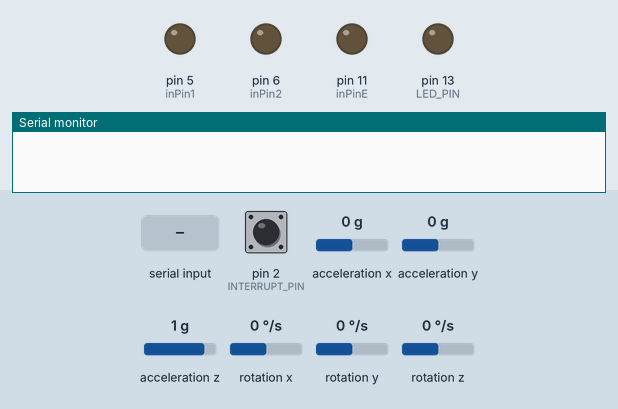
This sketch was run on a simulated Arduino Uno, built with avr-gcc and run on an emulated ATmega328P. Shown: output pins drawn as LEDs (lit = HIGH), the last lines printed to the serial monitor. The test bench sets the inputs (shaded band); at power-on: acceleration y 0 g, pin 2 (INTERRUPT_PIN) LOW, acceleration x 0 g, acceleration z 1 g, rotation x 0 °/s, rotation y 0 °/s, rotation z 0 °/s. The sensor or clock chip raises its interrupt line as the real part does.

Above: at 0.9 s.
1.0 s: "1\n" received over Serial
13.5 s: acceleration y set to -0.2 g
16.5 s: acceleration y set to 0.1 g
At 22.2 s:
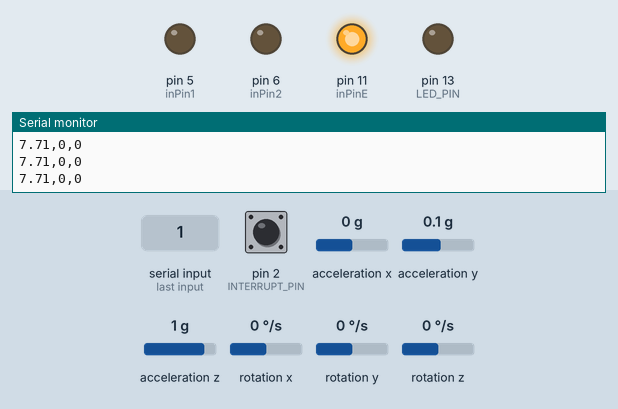
Timing chart, 0 to 23.0 s (numbered marks = the images above; inputs shaded):
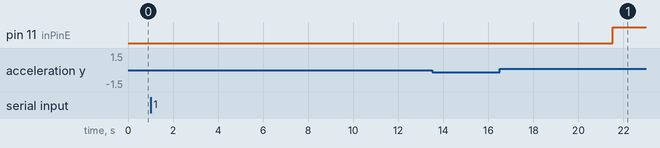

The sketch:

Inverted_Pendulum.ino
```cpp
#include "I2Cdev.h"
#include "MPU6050_6Axis_MotionApps20.h"
#if I2CDEV_IMPLEMENTATION == I2CDEV_ARDUINO_WIRE
    #include "Wire.h"
#endif
MPU6050 mpu;
#define OUTPUT_READABLE_YAWPITCHROLL
#define INTERRUPT_PIN 2
#define LED_PIN 13
// global variables *********************************
int inPinE=11;
int inPin1=5;
int inPin2=6;
float detect_angle,cal_angle,angle_offset,target_angle,error_angle;
float kp,ki,kd;
int time_situation;
unsigned long Initial_time,Initial_stable_time,Start_time,Interval_time;
// DMP global variables *****************************
bool blinkState = false;
bool dmpReady = false;
uint8_t mpuIntStatus;
uint8_t devStatus;
uint16_t packetSize;
uint16_t fifoCount;
uint8_t fifoBuffer[64];
Quaternion q;
VectorInt16 aa;
VectorInt16 aaReal;
VectorInt16 aaWorld;
VectorFloat gravity;
float euler[3];
float ypr[3];
uint8_t teapotPacket[14] = { '$', 0x02, 0,0, 0,0, 0,0, 0,0, 0x00, 0x00, '\r', '\n' };

// Interrupt ******************************************
volatile bool mpuInterrupt = false;
void dmpDataReady() {
    mpuInterrupt = true;
}

// functions ****************************************
void Right(float i){
  int ir,vr;
  ir = (int)(-i)+60;
  vr = ir;
  if(ir>255){vr=255;}
  if(vr>=0){
  Start_time = millis();
  digitalWrite(inPinE,HIGH);
  analogWrite(inPin1,vr);
  analogWrite(inPin2,0);
  }
  Serial.print(",");
  Serial.print(-vr);
}
void Left(float i){
  int il,vl;
  il = (int)(i)+60;
  vl = il;
  if(il>255){vl=255;}
  if(vl>=0){
  Start_time = millis();
  digitalWrite(inPinE,HIGH);
  analogWrite(inPin1,0);
  analogWrite(inPin2,vl);
  }
  Serial.print(",");
  Serial.print(vl);
}
void Stop(){
  Start_time = millis();
  digitalWrite(inPinE,HIGH);
  analogWrite(inPin1,0);
  analogWrite(inPin2,0);
  Serial.print(",");
  Serial.print("0");
}

float Angle(float a,float ao){
  if(a<0){a=a+360;}
  a=a+ao;
  return a;
}

unsigned long Time(){
  unsigned long at,bt;
  at = millis();
  bt = at - Initial_time;
  return bt;
}

void Initial_set_time(unsigned long ast){
  unsigned long bst;
  bst = ast*1000;
  if(Time()>=bst){time_situation = 1;Start_time = millis();}
}

void Time_interval_check(unsigned long atc,unsigned long btc){
  unsigned long ctc,ttc,dtc,ttt;
  dtc = 0;
  ctc = millis();
  ttc = ctc-atc;
  if(ttc<btc){dtc = btc-ttc;delay(dtc);}
}

// PID ************************************************

class PID{
private:
  float K[3];
  float Error[3];
  float u;
public:
  PID(void){
    for(int i=0;i<3;++i){
      K[i]=0;
      Error[i]=0;
    }
    u = 0;
  }
  void PID_para(float ak,float bk,float ck){
    K[0]=ak;K[1]=bk;K[2]=ck;
  }
  void cal_PID(float tcal,float acal){
    float du,error;
    Error[0]=tcal-acal;
    error=Error[0];
    if(error<0){error=-error;}
    du=K[0]*(Error[0]-Error[1])+K[1]*Error[0]+K[2]*(Error[0]-2*Error[1]+Error[2]);
    u=u+du;
    Serial.print(",");
    Serial.print(u);
    Error[2]=Error[1];
    Error[1]=Error[0];
    if(error>=0 && error<0.3){Stop();}
    else if(u>0){Left(u);}
    else if(u<0){Right(u);}
    else{Stop();}
  }
};

PID angle;

// setup MPU6050 **************************************
void setup() {

// initialize global variables ************************
kp =12;
ki = 0;
kd = 2.5;
angle_offset = 2;
target_angle = 180;
Initial_stable_time = 20;
Interval_time = 10;
// ****************************************************
time_situation = 0;
angle.PID_para(kp,ki,kd);

  pinMode(inPinE,OUTPUT);
  pinMode(inPin1,OUTPUT);
  pinMode(inPin2,OUTPUT);

    #if I2CDEV_IMPLEMENTATION == I2CDEV_ARDUINO_WIRE
        Wire.begin();
        Wire.setClock(400000);
    #elif I2CDEV_IMPLEMENTATION == I2CDEV_BUILTIN_FASTWIRE
        Fastwire::setup(400, true);
    #endif

    Serial.begin(115200);
    while (!Serial);
    //Serial.println(F("Initializing I2C devices..."));
    mpu.initialize();
    pinMode(INTERRUPT_PIN, INPUT);

    while (Serial.available() && Serial.read());
    while (!Serial.available());
    while (Serial.available() && Serial.read());

    devStatus = mpu.dmpInitialize();

// Offset for MPU6050 *********************************

    mpu.setXGyroOffset(160);
    mpu.setYGyroOffset(17);
    mpu.setZGyroOffset(40);
    mpu.setXAccelOffset(-2860);
    mpu.setYAccelOffset(7);
    mpu.setZAccelOffset(680);

    if (devStatus == 0) {
        mpu.setDMPEnabled(true);
        attachInterrupt(digitalPinToInterrupt(INTERRUPT_PIN), dmpDataReady, RISING);
        mpuIntStatus = mpu.getIntStatus();
        dmpReady = true;
        packetSize = mpu.dmpGetFIFOPacketSize();
    } else {
    }
    pinMode(LED_PIN, OUTPUT);
    Initial_time = millis();
}

void loop() {
    if (!dmpReady) return;
    while (!mpuInterrupt && fifoCount < packetSize) {
        if (mpuInterrupt && fifoCount < packetSize) {
          fifoCount = mpu.getFIFOCount();
        }
    }
    mpuInterrupt = false;
    mpuIntStatus = mpu.getIntStatus();
    fifoCount = mpu.getFIFOCount();
    if ((mpuIntStatus & _BV(MPU6050_INTERRUPT_FIFO_OFLOW_BIT)) || fifoCount >= 1024) {
        // reset so we can continue cleanly
        mpu.resetFIFO();
        fifoCount = mpu.getFIFOCount();
        //Serial.println(F("FIFO overflow!"));
    } else if (mpuIntStatus & _BV(MPU6050_INTERRUPT_DMP_INT_BIT)) {
        while (fifoCount < packetSize) fifoCount = mpu.getFIFOCount();
        mpu.getFIFOBytes(fifoBuffer, packetSize);
        fifoCount -= packetSize;
        #ifdef OUTPUT_READABLE_YAWPITCHROLL
            // display Euler angles in degrees
            mpu.dmpGetQuaternion(&q, fifoBuffer);
            mpu.dmpGetGravity(&gravity, &q);
            mpu.dmpGetYawPitchRoll(ypr, &q, &gravity);

            detect_angle=ypr[2]*180/M_PI;
            cal_angle=Angle(detect_angle,angle_offset);

            Serial.print(cal_angle);
        #endif

        if(time_situation == 0){
          Initial_set_time(Initial_stable_time);
          Serial.print(",");
          Serial.print("0");
          Serial.print(",");
          Serial.print("0");
        if(time_situation == 1){target_angle=cal_angle;}
        }else{
        error_angle=target_angle-cal_angle;
        if(error_angle<0){error_angle=-error_angle;}

        if(error_angle>0.3 && error_angle<10){angle.cal_PID(target_angle,cal_angle);}
        else{Stop();Serial.print(",");Serial.print("0");}

        }
        Serial.print("\n");
    }
}
```
